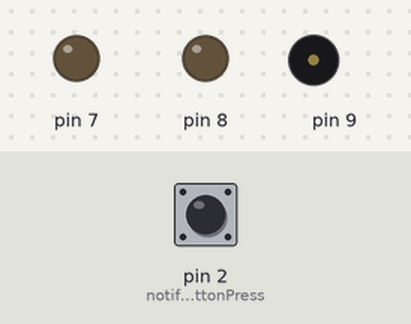
Bench run of a sketch on a simulated Arduino Mega 2560, built with avr-gcc and run on an emulated ATmega2560. Parts: output pins drawn as LEDs (lit = HIGH), buzzer (waves = sounding). The test bench sets the inputs (shaded band); at power-on: pin 2 (notifyOnButtonPress) LOW. WiFi joins after 1.5 s; servers stay silent unless stated.

Above: at 3.0 s.
3.1 s: pin 2 (notifyOnButtonPress) pulled HIGH for 3.2 s
At 4.0 s:
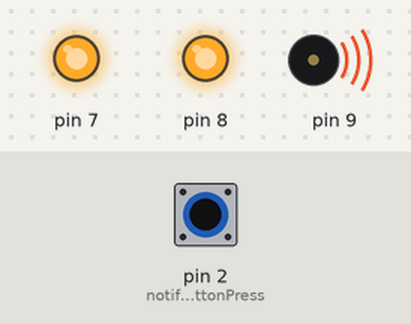
At 6.2 s:
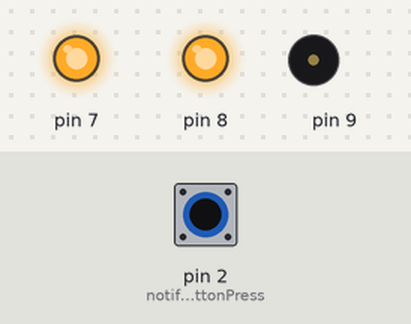
Timing chart, 0 to 7.8 s (numbered marks = the images above; inputs shaded):
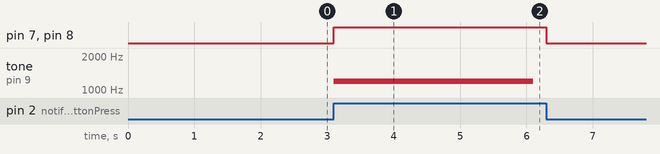

The sketch:

Bus_Stopper.ino
```cpp
// (licence header left out)
/* Comment this out to disable prints and save space */
#define BLYNK_PRINT DebugSerial


// You could use a spare Hardware Serial on boards that have it (like Mega)
#include <SoftwareSerial.h>
SoftwareSerial DebugSerial(4, 5); // RX, TX
#include <BlynkSimpleStream.h>

WidgetLCD lcd(V2);

float a = 36.1024866;
float b = 129.3915631;
float latitude = 0;
float longitude = 0;
float volume=1200;
float len = 3000;
// You should get Auth Token in the Blynk App.
// Go to the Project Settings (nut icon).
char auth[] = "AUTHCODE";


void notifyOnButtonPress()
{
  // Invert state, since button is "Active LOW"
  if(digitalRead(2)){
        if(len<1){
          len=1;
         }
         if (volume<1){
          volume=1;
          }

         tone(9,volume, len);
       if(0.0008 >= sqrt((latitude*latitude) + (longitude*longitude))) {
        lcd.print(0,0,"Bus is near");
         digitalWrite(7, HIGH);
           if(0.0002 >= sqrt((latitude*latitude) + (longitude*longitude))){
            lcd.print(0,0,"Bus is close enough");
           digitalWrite(8, HIGH);
           }

       }
       else {
         lcd.print(0,0,"Bus is too far");
       }
    }
  else{
      digitalWrite(7,LOW);
      digitalWrite(8,LOW);
      lcd.clear();
      noTone(9);
    Blynk.notify("Yaaay... button is pressed!");
    }

}

BLYNK_WRITE(V1) {
  GpsParam gps(param);
  latitude = gps.getLat() - a;
  longitude = gps.getLon() - b;
  volume = 1200 - ((sqrt((latitude*latitude) + (longitude*longitude)))*900000);
  len = 3000 - ((sqrt((latitude*latitude) + (longitude*longitude)))*1000000*2);
}


void setup()
{
  // Debug console
  DebugSerial.begin(9600);
  pinMode(8,OUTPUT);
  pinMode(9,OUTPUT);
  // Blynk will work through Serial
  // Do not read or write this serial manually in your sketch
  Serial.begin(9600);
  lcd.clear();
  pinMode(7, OUTPUT);
  attachInterrupt(0, notifyOnButtonPress, CHANGE);

  Blynk.begin(Serial, auth);
}
void loop()
{
  Blynk.run();
}
```

Measured:
- after the input at 3.1 s, pin 7, pin 8: LOW → HIGH at once, → LOW 3.2 s later; tone on pin 9: silent → 1200 Hz at once, → silent 3.0 s later
